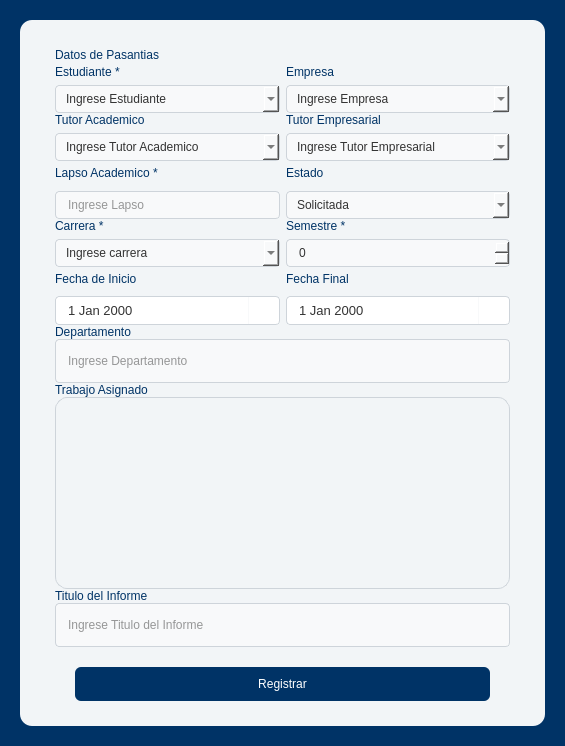
<?xml version="1.0" encoding="UTF-8"?>
<ui version="4.0">
 <class>Dialog</class>
 <widget class="QDialog" name="Dialog">
  <property name="geometry">
   <rect>
    <x>0</x>
    <y>0</y>
    <width>565</width>
    <height>746</height>
   </rect>
  </property>
  <property name="windowTitle">
   <string>Dialog</string>
  </property>
  <property name="styleSheet">
   <string notr="true">background-color: rgb(0, 51, 102);</string>
  </property>
  <property name="sizeGripEnabled">
   <bool>false</bool>
  </property>
  <property name="modal">
   <bool>true</bool>
  </property>
  <layout class="QGridLayout" name="gridLayout">
   <property name="leftMargin">
    <number>20</number>
   </property>
   <property name="topMargin">
    <number>20</number>
   </property>
   <property name="rightMargin">
    <number>20</number>
   </property>
   <property name="bottomMargin">
    <number>20</number>
   </property>
   <property name="spacing">
    <number>0</number>
   </property>
   <item row="0" column="0">
    <widget class="QFrame" name="frame_2">
     <property name="styleSheet">
      <string notr="true">
QWidget {
    background-color: rgba(255, 255, 255, 0.95);
    font-family: &quot;Segoe UI&quot;, sans-serif;
    color: #333333;
}

QFrame{
border-radius: 12px;
width: 100%;          
}
QLabel{
	color: rgb(0, 51, 102);
	background-color: transparent;
	font: 14pt &quot;Segoe UI&quot;;
}</string>
     </property>
     <property name="frameShape">
      <enum>QFrame::Shape::StyledPanel</enum>
     </property>
     <property name="frameShadow">
      <enum>QFrame::Shadow::Raised</enum>
     </property>
     <layout class="QVBoxLayout" name="verticalLayout_13" stretch="14">
      <property name="spacing">
       <number>0</number>
      </property>
      <property name="leftMargin">
       <number>0</number>
      </property>
      <property name="topMargin">
       <number>0</number>
      </property>
      <property name="rightMargin">
       <number>0</number>
      </property>
      <property name="bottomMargin">
       <number>0</number>
      </property>
      <item>
       <widget class="QFrame" name="frame_3">
        <property name="styleSheet">
         <string notr="true">#frame_3{
	background-color: transparent;
}
QLineEdit, QComboBox, QDateEdit, QSpinBox{
    border: 1px solid #ced4da;
    border-radius: 4px;
    padding: 5px 10px;
    background-color: #f8f9fa;
}
QComboBox:on {
	color:#333333;
    border-bottom-left-radius: 0px;
    border-bottom-right-radius: 0px;
    background-color: #ffffff;
}
QLineEdit:focus {
    border: 1px solid #0056b3;
    background-color: #ffffff;
}

QLineEdit[state=&quot;valid&quot;] {
                border-color: #2ecc71; /* Verde */
  }
 QLineEdit[state=&quot;invalid&quot;] {
                border-color: #e74c3c; /* Rojo */
  }
 QLineEdit[state=&quot;empty&quot;] {
        border-color: #555; /* Gris */
 }

</string>
        </property>
        <property name="frameShape">
         <enum>QFrame::Shape::StyledPanel</enum>
        </property>
        <property name="frameShadow">
         <enum>QFrame::Shadow::Raised</enum>
        </property>
        <layout class="QVBoxLayout" name="verticalLayout_4">
         <property name="spacing">
          <number>0</number>
         </property>
         <property name="leftMargin">
          <number>35</number>
         </property>
         <property name="topMargin">
          <number>25</number>
         </property>
         <property name="rightMargin">
          <number>35</number>
         </property>
         <property name="bottomMargin">
          <number>25</number>
         </property>
         <item>
          <layout class="QHBoxLayout" name="horizontalLayout_8">
           <item>
            <widget class="QLabel" name="email_label_2">
             <property name="styleSheet">
              <string notr="true">QLabel{
	color: rgb(0, 51, 102);
	background-color: transparent;
	font: 18pt &quot;Segoe UI&quot;;
}</string>
             </property>
             <property name="text">
              <string>Datos de Pasantias</string>
             </property>
            </widget>
           </item>
           <item>
            <spacer name="horizontalSpacer_3">
             <property name="orientation">
              <enum>Qt::Orientation::Horizontal</enum>
             </property>
             <property name="sizeHint" stdset="0">
              <size>
               <width>40</width>
               <height>20</height>
              </size>
             </property>
            </spacer>
           </item>
          </layout>
         </item>
         <item>
          <layout class="QHBoxLayout" name="horizontalLayout_2" stretch="1,1">
           <property name="spacing">
            <number>6</number>
           </property>
           <item>
            <layout class="QVBoxLayout" name="verticalLayout_14">
             <item>
              <widget class="QLabel" name="carrera_label_2">
               <property name="text">
                <string>Estudiante *</string>
               </property>
              </widget>
             </item>
             <item>
              <widget class="QComboBox" name="estudiante_input">
               <property name="placeholderText">
                <string>Ingrese Estudiante</string>
               </property>
              </widget>
             </item>
            </layout>
           </item>
           <item>
            <layout class="QVBoxLayout" name="verticalLayout_15">
             <item>
              <widget class="QLabel" name="carrera_label_3">
               <property name="text">
                <string>Empresa</string>
               </property>
              </widget>
             </item>
             <item>
              <widget class="QComboBox" name="empresa_input">
               <property name="placeholderText">
                <string>Ingrese Empresa</string>
               </property>
              </widget>
             </item>
            </layout>
           </item>
          </layout>
         </item>
         <item>
          <layout class="QHBoxLayout" name="horizontalLayout_3" stretch="1,1">
           <property name="spacing">
            <number>6</number>
           </property>
           <item>
            <layout class="QVBoxLayout" name="verticalLayout_16">
             <item>
              <widget class="QLabel" name="carrera_label_5">
               <property name="text">
                <string>Tutor Academico</string>
               </property>
              </widget>
             </item>
             <item>
              <widget class="QComboBox" name="tutorA_input">
               <property name="placeholderText">
                <string>Ingrese Tutor Academico</string>
               </property>
              </widget>
             </item>
            </layout>
           </item>
           <item>
            <layout class="QVBoxLayout" name="verticalLayout_17">
             <item>
              <widget class="QLabel" name="carrera_label_6">
               <property name="text">
                <string>Tutor Empresarial</string>
               </property>
              </widget>
             </item>
             <item>
              <widget class="QComboBox" name="tutorE_input">
               <property name="placeholderText">
                <string>Ingrese Tutor Empresarial</string>
               </property>
              </widget>
             </item>
            </layout>
           </item>
          </layout>
         </item>
         <item>
          <layout class="QHBoxLayout" name="horizontalLayout" stretch="1,1">
           <property name="spacing">
            <number>6</number>
           </property>
           <item>
            <layout class="QVBoxLayout" name="verticalLayout" stretch="1,1">
             <item>
              <widget class="QLabel" name="primernombre_label">
               <property name="text">
                <string>Lapso Academico *</string>
               </property>
              </widget>
             </item>
             <item>
              <widget class="QLineEdit" name="lapso_input">
               <property name="enabled">
                <bool>true</bool>
               </property>
               <property name="sizePolicy">
                <sizepolicy hsizetype="Expanding" vsizetype="Expanding">
                 <horstretch>0</horstretch>
                 <verstretch>0</verstretch>
                </sizepolicy>
               </property>
               <property name="styleSheet">
                <string notr="true"/>
               </property>
               <property name="echoMode">
                <enum>QLineEdit::EchoMode::Normal</enum>
               </property>
               <property name="readOnly">
                <bool>false</bool>
               </property>
               <property name="placeholderText">
                <string>Ingrese Lapso</string>
               </property>
              </widget>
             </item>
            </layout>
           </item>
           <item>
            <layout class="QVBoxLayout" name="verticalLayout_18" stretch="1,1">
             <item>
              <widget class="QLabel" name="carrera_label_7">
               <property name="text">
                <string>Estado</string>
               </property>
              </widget>
             </item>
             <item>
              <widget class="QComboBox" name="estado_input">
               <property name="placeholderText">
                <string/>
               </property>
               <item>
                <property name="text">
                 <string>Solicitada</string>
                </property>
               </item>
               <item>
                <property name="text">
                 <string>Aprobada</string>
                </property>
               </item>
               <item>
                <property name="text">
                 <string>En Curso</string>
                </property>
               </item>
               <item>
                <property name="text">
                 <string>Finalizada</string>
                </property>
               </item>
               <item>
                <property name="text">
                 <string>Cancelada</string>
                </property>
               </item>
              </widget>
             </item>
            </layout>
           </item>
          </layout>
         </item>
         <item>
          <layout class="QHBoxLayout" name="horizontalLayout_5" stretch="1,1">
           <property name="spacing">
            <number>6</number>
           </property>
           <item>
            <layout class="QVBoxLayout" name="verticalLayout_10">
             <item>
              <widget class="QLabel" name="carrera_label">
               <property name="text">
                <string>Carrera *</string>
               </property>
              </widget>
             </item>
             <item>
              <widget class="QComboBox" name="carrera_input">
               <property name="placeholderText">
                <string>Ingrese carrera</string>
               </property>
               <item>
                <property name="text">
                 <string>Ingeniería Informática</string>
                </property>
               </item>
               <item>
                <property name="text">
                 <string>Arquitectura</string>
                </property>
               </item>
               <item>
                <property name="text">
                 <string>TSU Civil</string>
                </property>
               </item>
              </widget>
             </item>
            </layout>
           </item>
           <item>
            <layout class="QVBoxLayout" name="verticalLayout_11">
             <item>
              <widget class="QLabel" name="semestre_label">
               <property name="text">
                <string>Semestre *</string>
               </property>
              </widget>
             </item>
             <item>
              <widget class="QSpinBox" name="semestre_input"/>
             </item>
            </layout>
           </item>
          </layout>
         </item>
         <item>
          <layout class="QHBoxLayout" name="horizontalLayout_4" stretch="1,1">
           <property name="spacing">
            <number>6</number>
           </property>
           <item>
            <layout class="QVBoxLayout" name="verticalLayout_19" stretch="3,4">
             <item>
              <widget class="QLabel" name="cedula_label_3">
               <property name="text">
                <string>Fecha de Inicio</string>
               </property>
              </widget>
             </item>
             <item>
              <widget class="QDateEdit" name="inicio_input">
               <property name="styleSheet">
                <string notr="true">
            QDateEdit {
                border: 1px solid #ced4da;
                border-radius: 4px;
                padding:5px 10px;
                color: #333333;
                font-size: 13px;
                background-color: white;
            }
            QDateEdit::drop-down {
                subcontrol-origin: padding;
                subcontrol-position: top right;
                width: 30px;
                border-left: 1px solid #f8f9fa;
            }
            /* Estilo para el calendario desplegable */
            QCalendarWidget QWidget {
                background-color: #003366;
                color: white;
            }
            QCalendarWidget QAbstractItemView:enabled {
                background-color: white;
                color: #003366;
                selection-background-color: #003366;
                selection-color: white;
            }
</string>
               </property>
               <property name="readOnly">
                <bool>false</bool>
               </property>
               <property name="minimumDate">
                <date>
                 <year>1940</year>
                 <month>1</month>
                 <day>1</day>
                </date>
               </property>
               <property name="calendarPopup">
                <bool>true</bool>
               </property>
              </widget>
             </item>
            </layout>
           </item>
           <item>
            <layout class="QVBoxLayout" name="verticalLayout_12" stretch="3,4">
             <item>
              <widget class="QLabel" name="cedula_label_2">
               <property name="text">
                <string>Fecha Final</string>
               </property>
              </widget>
             </item>
             <item>
              <widget class="QDateEdit" name="final_input">
               <property name="styleSheet">
                <string notr="true">
            QDateEdit {
                border: 1px solid #ced4da;
                border-radius: 4px;
                padding:5px 10px;
                color: #333333;
                font-size: 13px;
                background-color: white;
            }
            QDateEdit::drop-down {
                subcontrol-origin: padding;
                subcontrol-position: top right;
                width: 30px;
                border-left: 1px solid #f8f9fa;
            }
            /* Estilo para el calendario desplegable */
            QCalendarWidget QWidget {
                background-color: #003366;
                color: white;
            }
            QCalendarWidget QAbstractItemView:enabled {
                background-color: white;
                color: #003366;
                selection-background-color: #003366;
                selection-color: white;
            }
</string>
               </property>
               <property name="readOnly">
                <bool>false</bool>
               </property>
               <property name="minimumDate">
                <date>
                 <year>1940</year>
                 <month>1</month>
                 <day>1</day>
                </date>
               </property>
               <property name="calendarPopup">
                <bool>true</bool>
               </property>
              </widget>
             </item>
            </layout>
           </item>
          </layout>
         </item>
         <item>
          <layout class="QVBoxLayout" name="verticalLayout_3">
           <item>
            <widget class="QLabel" name="primernombre_label_3">
             <property name="text">
              <string>Departamento</string>
             </property>
            </widget>
           </item>
           <item>
            <widget class="QLineEdit" name="departamento_input">
             <property name="enabled">
              <bool>true</bool>
             </property>
             <property name="sizePolicy">
              <sizepolicy hsizetype="Expanding" vsizetype="Expanding">
               <horstretch>0</horstretch>
               <verstretch>0</verstretch>
              </sizepolicy>
             </property>
             <property name="styleSheet">
              <string notr="true"/>
             </property>
             <property name="echoMode">
              <enum>QLineEdit::EchoMode::Normal</enum>
             </property>
             <property name="readOnly">
              <bool>false</bool>
             </property>
             <property name="placeholderText">
              <string>Ingrese Departamento</string>
             </property>
            </widget>
           </item>
          </layout>
         </item>
         <item>
          <layout class="QVBoxLayout" name="verticalLayout_2">
           <item>
            <widget class="QLabel" name="primernombre_label_2">
             <property name="text">
              <string>Trabajo Asignado</string>
             </property>
            </widget>
           </item>
           <item>
            <widget class="QPlainTextEdit" name="trabajo_input">
             <property name="styleSheet">
              <string notr="true">QPlainTextEdit{
	background-color: transparent;
	border:1px solid #ced4da;
}
</string>
             </property>
            </widget>
           </item>
          </layout>
         </item>
         <item>
          <layout class="QVBoxLayout" name="verticalLayout_5">
           <item>
            <widget class="QLabel" name="primernombre_label_4">
             <property name="text">
              <string>Titulo del Informe</string>
             </property>
            </widget>
           </item>
           <item>
            <widget class="QLineEdit" name="titulo_input">
             <property name="enabled">
              <bool>true</bool>
             </property>
             <property name="sizePolicy">
              <sizepolicy hsizetype="Expanding" vsizetype="Expanding">
               <horstretch>0</horstretch>
               <verstretch>0</verstretch>
              </sizepolicy>
             </property>
             <property name="styleSheet">
              <string notr="true"/>
             </property>
             <property name="echoMode">
              <enum>QLineEdit::EchoMode::Normal</enum>
             </property>
             <property name="readOnly">
              <bool>false</bool>
             </property>
             <property name="placeholderText">
              <string>Ingrese Titulo del Informe</string>
             </property>
            </widget>
           </item>
          </layout>
         </item>
         <item>
          <spacer name="horizontalSpacer_4">
           <property name="orientation">
            <enum>Qt::Orientation::Horizontal</enum>
           </property>
           <property name="sizeHint" stdset="0">
            <size>
             <width>452</width>
             <height>20</height>
            </size>
           </property>
          </spacer>
         </item>
         <item>
          <widget class="QPushButton" name="RegistrarButton">
           <property name="cursor">
            <cursorShape>PointingHandCursor</cursorShape>
           </property>
           <property name="styleSheet">
            <string notr="true">
QPushButton{
	background-color: rgb(0, 51, 102);
	border: none;
    border-radius: 6px;
	font: 400 14pt &quot;Segoe UI&quot;;
	color: rgb(255, 255, 255);
	margin-left:20px;
	margin-right:20px;
	padding: 10px;
 }


QPushButton:hover {
    background-color: #004a99;
}
</string>
           </property>
           <property name="text">
            <string>Registrar</string>
           </property>
          </widget>
         </item>
        </layout>
       </widget>
      </item>
     </layout>
    </widget>
   </item>
  </layout>
 </widget>
 <resources>
  <include location="../resources/resource.qrc"/>
 </resources>
 <connections/>
</ui>
